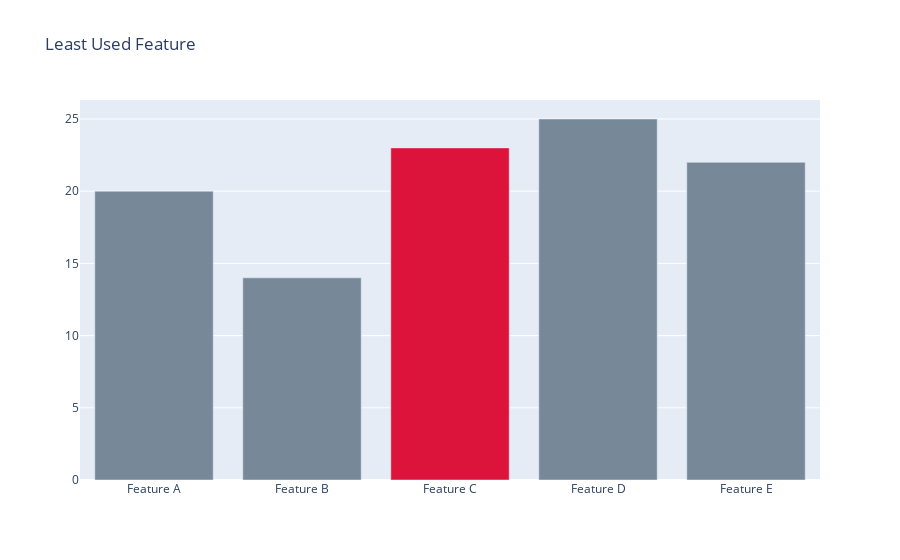

Here is the notebook cell this chart was saved with:
### Code cell
import plotly.graph_objects as go

colors = ['lightslategray',] * 5
colors[2] = 'crimson'

fig = go.Figure(data=[go.Bar(
    x=['Feature A', 'Feature B', 'Feature C',
       'Feature D', 'Feature E'],
    y=[20, 14, 23, 25, 22],
    marker_color=colors # marker color can be a single color value or an iterable
)])
fig.update_layout(title_text='Least Used Feature')

### Figure 1 — Plotly figure (JSON) as saved in the notebook; plotly's stock layout.template omitted (floating-point values rounded to 4 significant figures)
{"data": [{"marker": {"color": ["lightslategray", "lightslategray", "crimson", "lightslategray", "lightslategray"]}, "type": "bar", "x": ["Feature A", "Feature B", "Feature C", "Feature D", "Feature E"], "y": [20, 14, 23, 25, 22]}], "layout": {"title": {"text": "Least Used Feature"}}}
